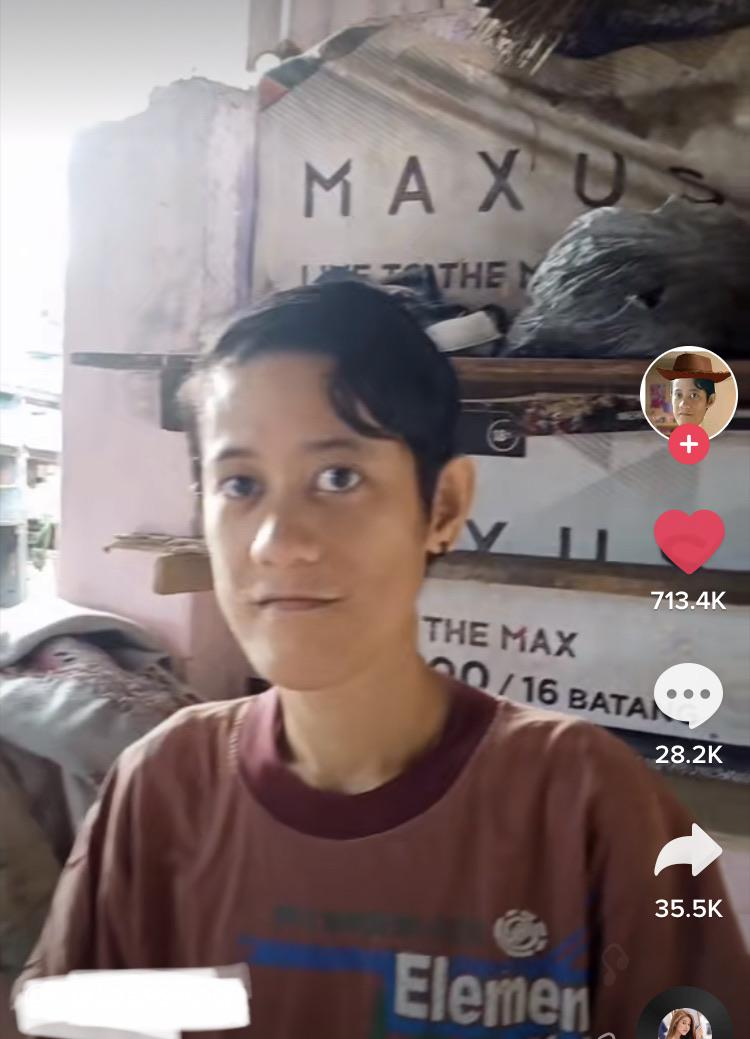
#> input picture Resources/Photos/Woody.jpg, 750 x 1039 px, found by its file name
$ python histogram.py
#> lines starting #> are read from the running program, lines starting #| are printed output that depends on the picture; after the words box and inside, x2 and y2 are one past the last pixel; in counts of white or black regions, pixels touching at a corner belong together
#pylint:disable=no-member

import cv2 as cv
import matplotlib.pyplot as plt
import numpy as np
from google.colab.patches import cv2_imshow

# Using the absolute path to your Google Drive image
img_path = '/content/drive/MyDrive/IT QM/Resources/Photos/Woody.jpg'
img = cv.imread(img_path)
#> img is the input picture: shape (1039, 750, 3); mean B, G, R 115.4, 116.4, 130.9

if img is None:
    print(f"Error: Could not load image from '{img_path}'. Please check the path.")
else:
    print("Original Image:")
    cv2_imshow(img)

    blank = np.zeros(img.shape[:2], dtype='uint8')

    # gray = cv.cvtColor(img, cv.COLOR_BGR2GRAY)
    # cv2_imshow(gray)

    mask = cv.circle(blank, (img.shape[1]//2,img.shape[0]//2), 100, 255, -1)
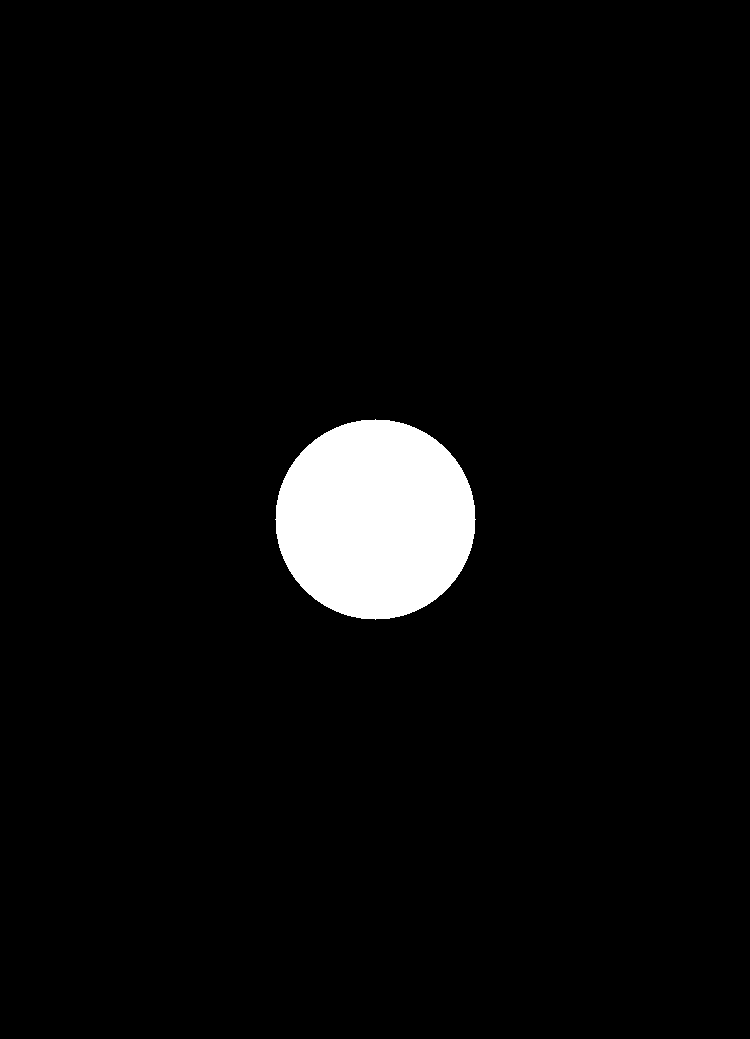
#> blank: shape (1039, 750); 4% white; 1 white region, box (x1, y1, x2, y2) and area: (275, 419, 476, 620) 31417

    masked = cv.bitwise_and(img,img,mask=mask)
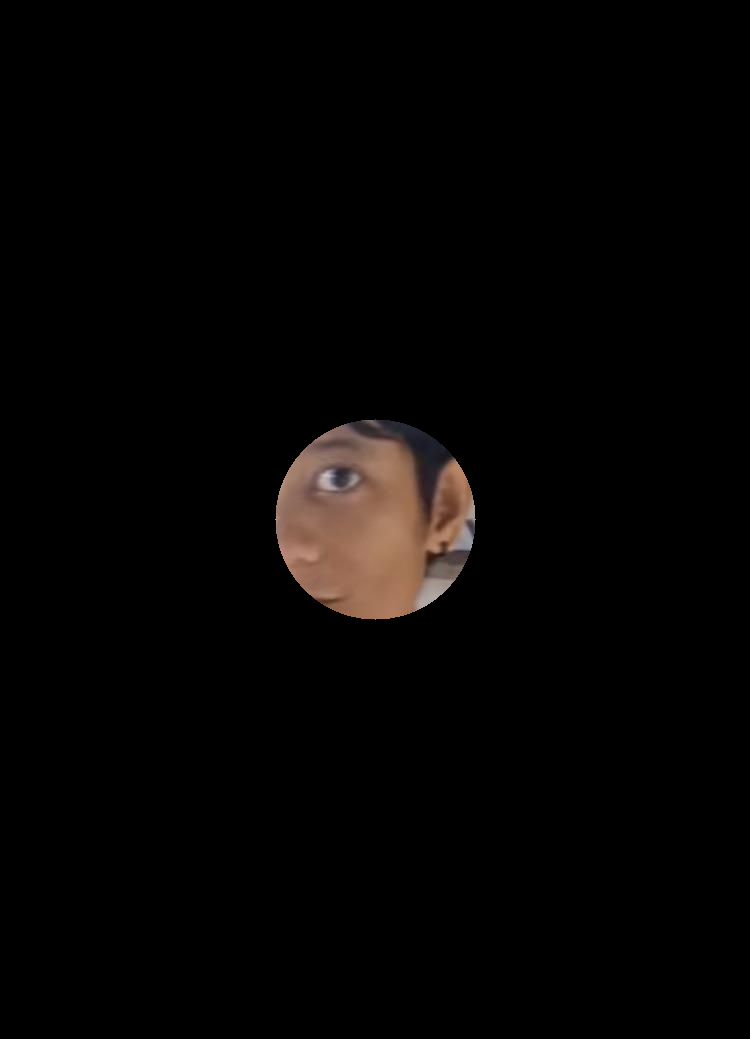
#> masked: shape (1039, 750, 3); mean B, G, R 3.5, 4.1, 5.6
    print("Masked Image:")
    cv2_imshow(masked)

    # [12 lines of commented-out code are left out]
    plt.figure()
    plt.title('Colour Histogram')
    plt.xlabel('Bins')
    plt.ylabel('# of pixels')
    colors = ('b', 'g', 'r')
    for i,col in enumerate(colors):
        hist = cv.calcHist([img], [i], mask, [256], [0,256])
        plt.plot(hist, color=col)
        plt.xlim([0,256])

    plt.show()
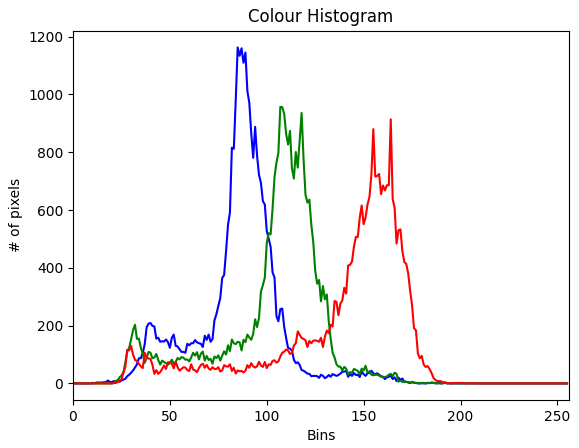
#> figure drawn by matplotlib, 1 panel; curve peaks at x = 85, y = 1163; curve peaks at x = 107, y = 957; curve peaks at x = 164, y = 914
